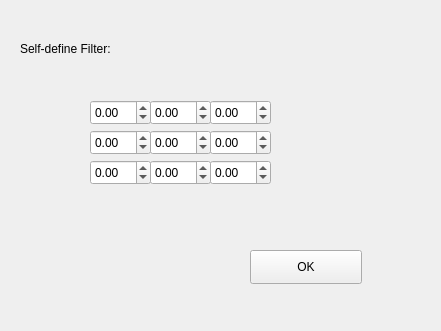
    <widget class="QWidget" name="selfFilterWidget" native="true">
     <property name="geometry">
      <rect>
       <x>10</x>
       <y>10</y>
       <width>441</width>
       <height>331</height>
      </rect>
     </property>
     <widget class="QLabel" name="label_49">
      <property name="geometry">
       <rect>
        <x>20</x>
        <y>40</y>
        <width>181</width>
        <height>18</height>
       </rect>
      </property>
      <property name="text">
       <string>Self-define Filter:</string>
      </property>
     </widget>
     <widget class="QDoubleSpinBox" name="inputSelfFilter1">
      <property name="geometry">
       <rect>
        <x>90</x>
        <y>100</y>
        <width>61</width>
        <height>25</height>
       </rect>
      </property>
      <property name="minimum">
       <double>-99.000000000000000</double>
      </property>
     </widget>
     <widget class="QDoubleSpinBox" name="inputSelfFilter2">
      <property name="geometry">
       <rect>
        <x>150</x>
        <y>100</y>
        <width>61</width>
        <height>25</height>
       </rect>
      </property>
      <property name="minimum">
       <double>-99.000000000000000</double>
      </property>
     </widget>
     <widget class="QDoubleSpinBox" name="inputSelfFilter3">
      <property name="geometry">
       <rect>
        <x>210</x>
        <y>100</y>
        <width>61</width>
        <height>25</height>
       </rect>
      </property>
      <property name="minimum">
       <double>-99.000000000000000</double>
      </property>
     </widget>
     <widget class="QDoubleSpinBox" name="inputSelfFilter4">
      <property name="geometry">
       <rect>
        <x>90</x>
        <y>130</y>
        <width>61</width>
        <height>25</height>
       </rect>
      </property>
      <property name="minimum">
       <double>-99.000000000000000</double>
      </property>
     </widget>
     <widget class="QDoubleSpinBox" name="inputSelfFilter5">
      <property name="geometry">
       <rect>
        <x>150</x>
        <y>130</y>
        <width>61</width>
        <height>25</height>
       </rect>
      </property>
      <property name="minimum">
       <double>-99.000000000000000</double>
      </property>
     </widget>
     <widget class="QDoubleSpinBox" name="inputSelfFilter6">
      <property name="geometry">
       <rect>
        <x>210</x>
        <y>130</y>
        <width>61</width>
        <height>25</height>
       </rect>
      </property>
      <property name="minimum">
       <double>-99.000000000000000</double>
      </property>
     </widget>
     <widget class="QDoubleSpinBox" name="inputSelfFilter7">
      <property name="geometry">
       <rect>
        <x>90</x>
        <y>160</y>
        <width>61</width>
        <height>25</height>
       </rect>
      </property>
      <property name="minimum">
       <double>-99.000000000000000</double>
      </property>
     </widget>
     <widget class="QDoubleSpinBox" name="inputSelfFilter8">
      <property name="geometry">
       <rect>
        <x>150</x>
        <y>160</y>
        <width>61</width>
        <height>25</height>
       </rect>
      </property>
      <property name="minimum">
       <double>-99.000000000000000</double>
      </property>
     </widget>
     <widget class="QDoubleSpinBox" name="inputSelfFilter9">
      <property name="geometry">
       <rect>
        <x>210</x>
        <y>160</y>
        <width>61</width>
        <height>25</height>
       </rect>
      </property>
      <property name="minimum">
       <double>-99.000000000000000</double>
      </property>
     </widget>
     <widget class="QPushButton" name="selfFilterOkBtn">
      <property name="geometry">
       <rect>
        <x>250</x>
        <y>250</y>
        <width>112</width>
        <height>34</height>
       </rect>
      </property>
      <property name="text">
       <string>OK</string>
      </property>
     </widget>
    </widget>
